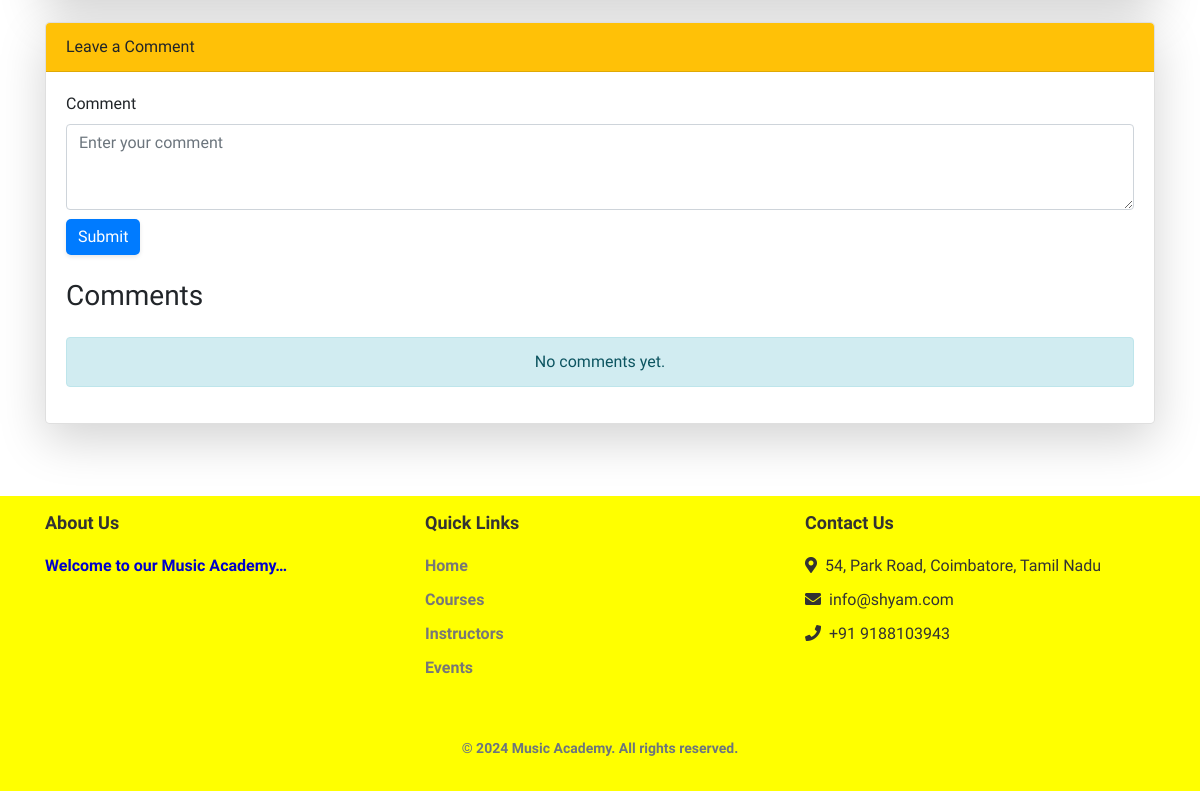
Page /class_details.php?class_id=21 (signed in, lower part) on the earlier database version.
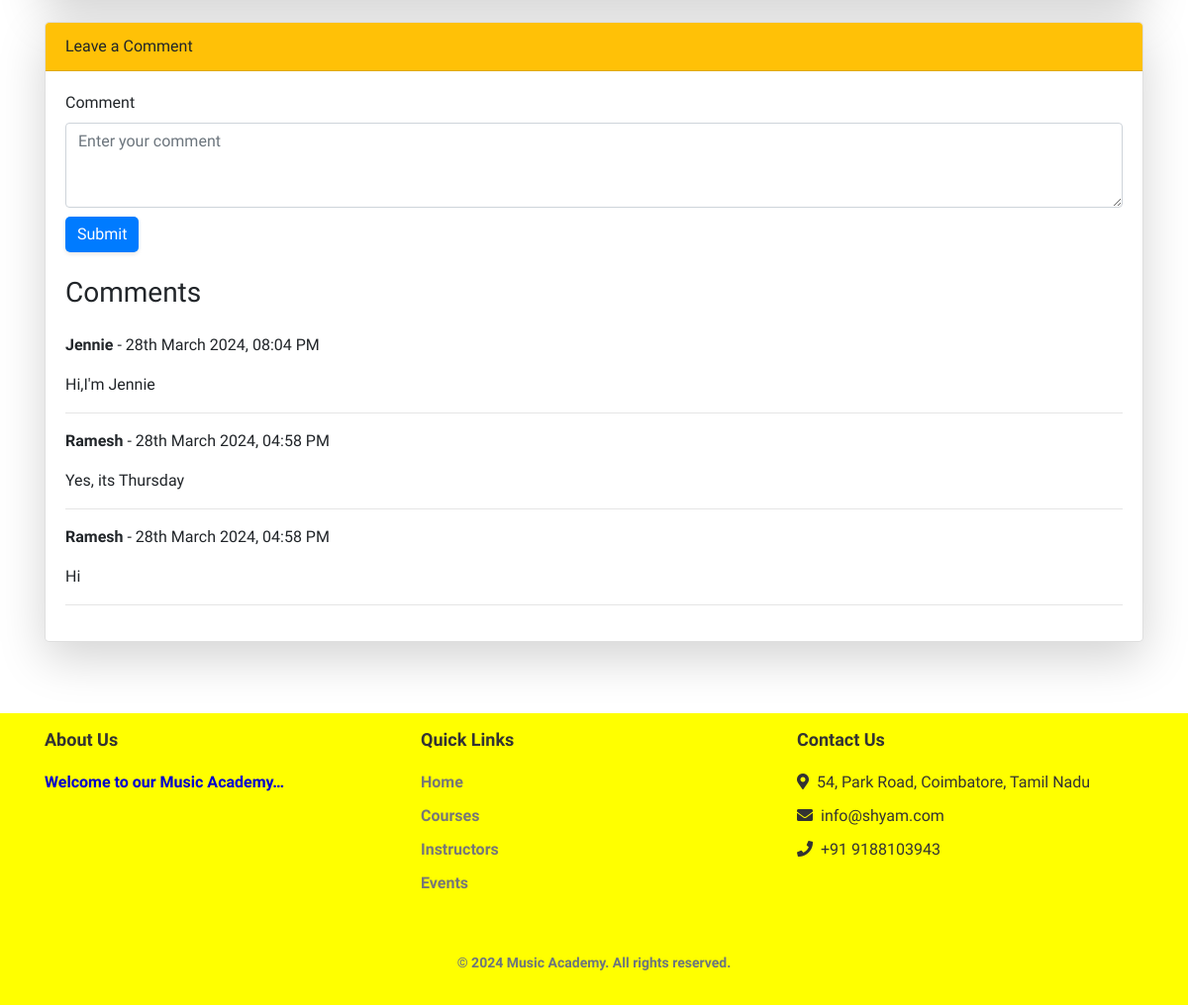
Same page on the later database version.
### tables this page shows
CREATE TABLE `class_comments` (
  `comment_id` int(11) NOT NULL,
  `user_parent_id` int(11) DEFAULT NULL,
  `class_parent_id` int(11) DEFAULT NULL,
  `comment` text DEFAULT NULL,
  `created_at` datetime NOT NULL DEFAULT current_timestamp(),
  `comment_status` enum('Active','Inactive') NOT NULL DEFAULT 'Active'
);

CREATE TABLE `users` (
  `user_id` int(11) NOT NULL,
  `user_name` varchar(255) NOT NULL,
  `user_password` varchar(255) NOT NULL,
  `user_type` enum('Student','Teacher','None') NOT NULL DEFAULT 'None',
  `user_status` enum('Active','Inactive') NOT NULL
);

### class_details.php (the view, shortened to what this page needs)
<?php
require_once 'includes/header.php';
require_once 'includes/config.php';
if (isset($_GET['class_id'])) {
    $class_id = $_GET['class_id'];
} else {
    echo "Class ID is not provided.";
    exit();
}
?>
<main class="custom-main">
    <div class="container mt-5">
            <?php
                $comment_query = "SELECT u.user_name, cc.comment, cc.created_at FROM class_comments cc
                                INNER JOIN users u ON cc.user_parent_id = u.user_id
                                WHERE cc.class_parent_id = :class_id
                                ORDER BY cc.created_at DESC";
                $comment_stmt = $db->prepare($comment_query);
                $comment_stmt->bindParam(':class_id', $class_id);
                $comment_stmt->execute();
                $comments = $comment_stmt->fetchAll(PDO::FETCH_ASSOC);
            ?>
            <div class="card mb-4 border-1 rounded-lg shadow-lg">
                <div class="card-header bg-warning text-black rounded-top">
                    Leave a Comment
                </div>
                <div class="card-body">
                    <form id="class-comment" method="post">
                        <div class="form-group">
                            <label for="comment">Comment</label>
                            <textarea class="form-control" id="comment" name="comment" rows="3" placeholder="Enter your comment"></textarea>
                        </div>
                        <button type="submit" class="btn btn-primary" id="submit-comment">Submit</button>
                    </form>
                    <span>&nbsp;</span><h3>Comments</h3>
                    <div class="mt-4">
                        <?php if (!empty($comments)) { ?>
                            <?php foreach ($comments as $comment) : ?>
                                <p><strong><?php echo $comment['user_name']; ?></strong> - <?php echo date('jS F Y, h:i A', strtotime($comment['created_at'])); ?></p>
                                <p><?php echo $comment['comment']; ?></p>
                                <hr>
                            <?php endforeach; ?>
                        <?php } else { ?>
                            <div class="alert alert-info text-center no-comments" role="alert">
                                No comments yet.
                            </div>
                        <?php } ?>
                    </div>
                </div>
            </div>
        </div>
    </main>
    <span>&nbsp;</span>
<?php require_once 'includes/footer.php'; ?>

Differences in the rows shown:
added class_comments: users.user_name "Jennie", created_at "28th March 2024, 08:04 PM", comment "Hi,I'm Jennie"
added class_comments: users.user_name "Ramesh", created_at "28th March 2024, 04:58 PM", comment "Yes, its Thursday"
added class_comments: users.user_name "Ramesh", created_at "28th March 2024, 04:58 PM", comment "Hi"
Other differences:
text no longer shown: "No comments yet."
